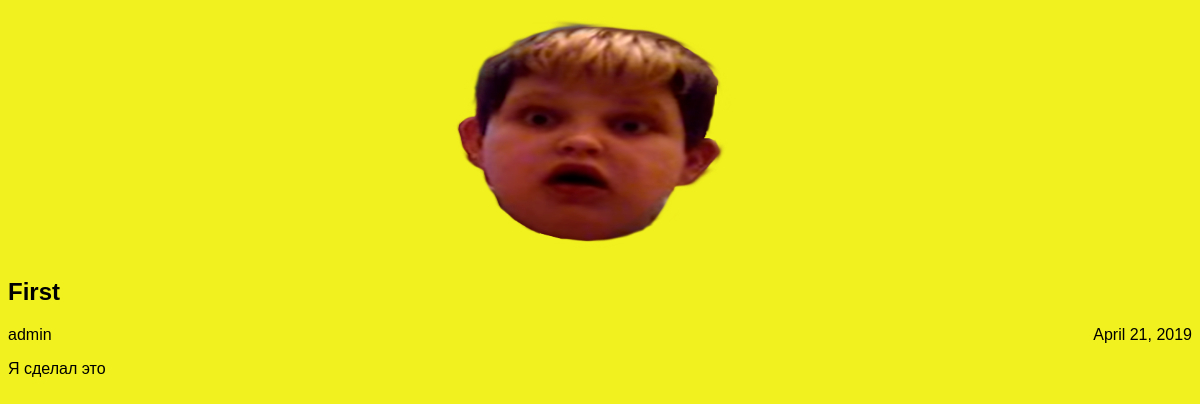
The app's page /article/2 with its own data.
### articles/models.py (models this page shows, shortened)
class Article(models.Model):
	title = models.CharField(max_length=200)
	author = models.ForeignKey(User, on_delete=models.CASCADE)
	text = models.TextField()
	created_date = models.DateField(auto_now_add=True)
	def get_excerpt(self): #Используется в административном интерфейсе
		return self.text[:140] + "..." if len(self.text) > 140 else self.text

### articles/views.py (the view)
# urls.py: url(r'^article/(?P<article_id>\d+)$',views.get_article,name='get_article'),
def get_article(request, article_id):
	try:
		post = Article.objects.get(id=article_id)
		return render(request, 'article.html', {"post": post})
	except Article.DoesNotExist:
		raise Http404

### articles/templates/article.html (shortened to what this page needs)
<!DOCTYPE html>
<html>
    <head>
		<link rel="stylesheet" href="{{ STATIC_URL }}/static/article.css">
	</head>
	<body class="article">
		<div class="header">
			<img src="{{ STATIC_URL }}/static/img/ОМГ.png"/>
		</div>
		<div class="posts-archive">
			<div class="one-post">
				<h2 class="post-title">{{ post.title }}</h2>
				<div class="article-info">
					<div class="article-author">{{ post.author.username }}</div>
					<div class="article-created-date">{{ post.created_date }}</div>
				</div>
				<p class="article-text">{{ post.get_excerpt }}</p>
			</div>
		</div>
	</body>
</html>

### articles/static/article.css (style rules this page uses)
body { background: #f1f11f; font-family: Tahoma, Arial, sans-serif; color: #000000; }
.header img { display: block; width: 318px; margin-left: auto; margin-right: auto; }
.article-author { width: 50%; float: left; }
.article-created-date { text-align: right; }

### articles/templates/article.html (style rules this page uses)
img { height: 250px; }

### records on screen
Article: title "First", author.username "admin", created_date "April 21, 2019", get_excerpt "Я сделал это"
